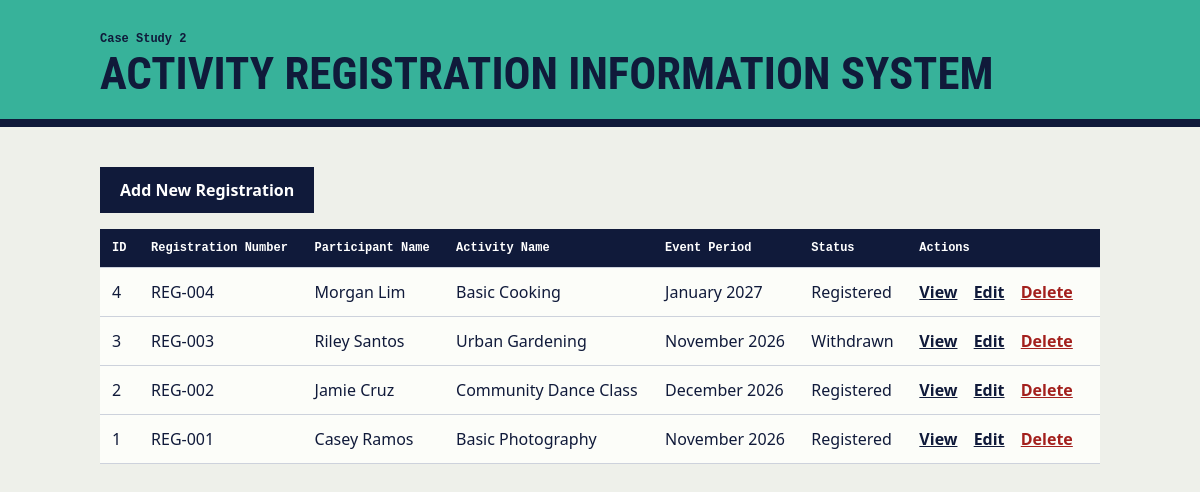
/activity-registration-system/index.php, run on the app's committed database.
### tables this page shows
CREATE TABLE registrations (
    id INT AUTO_INCREMENT PRIMARY KEY,
    registration_number VARCHAR(30) NOT NULL,
    participant_name VARCHAR(100) NOT NULL,
    activity_name VARCHAR(100) NOT NULL,
    event_period VARCHAR(50) NOT NULL,
    status VARCHAR(20) NOT NULL
);

### activity-registration-system/index.php (the view, shortened to what this page needs)
<?php
require_once 'config.php';
function e($value): string
{
    return htmlspecialchars((string) $value, ENT_QUOTES, 'UTF-8');
}
$statement = $pdo->query('SELECT id, registration_number, participant_name, activity_name, event_period, status FROM registrations ORDER BY id DESC');
$records = $statement->fetchAll();
?>
<!DOCTYPE html>
<html lang="en">
<head>
    <link rel="stylesheet" href="../assets/crud.css">
</head>
<body class="case-2">
<header>
    <p class="case-no">Case Study 2</p>
    <h1>Activity Registration Information System</h1>
</header>
<main>
    <p><a class="button" href="create.php">Add New Registration</a></p>
    <?php if (count($records) === 0): ?>
        <p class="empty">No records found.</p>
    <?php else: ?>
        <div class="table-wrap">
        <table border="1" cellpadding="6">
            <tr>
                <th>ID</th>
                <th>Registration Number</th>
                <th>Participant Name</th>
                <th>Activity Name</th>
                <th>Event Period</th>
                <th>Status</th>
                <th>Actions</th>
            </tr>
            <?php foreach ($records as $record): ?>
            <tr>
                <td data-label="ID"><?= e($record['id']) ?></td>
                <td data-label="Registration Number"><?= e($record['registration_number']) ?></td>
                <td data-label="Participant Name"><?= e($record['participant_name']) ?></td>
                <td data-label="Activity Name"><?= e($record['activity_name']) ?></td>
                <td data-label="Event Period"><?= e($record['event_period']) ?></td>
                <td data-label="Status"><?= e($record['status']) ?></td>
                <td class="actions">
                    <a href="view.php?id=<?= e($record['id']) ?>">View</a>
                    <a href="edit.php?id=<?= e($record['id']) ?>">Edit</a>
                    <a class="danger" href="delete.php?id=<?= e($record['id']) ?>">Delete</a>
                </td>
            </tr>
            <?php endforeach; ?>
        </table>
        </div>
    <?php endif; ?>
</main>
</body>
</html>

### assets/crud.css (style rules this page uses)
:root { --ink: #101a3a; --folder: #f4b223; }
.case-2 { --folder: #37b29a; }
* { box-sizing: border-box; }
body { margin: 0; font-family: "IBM Plex Sans", "Segoe UI", Arial, sans-serif; background: #eef0ea; color: var(--ink); line-height: 1.5; }
header { background: var(--folder); border-bottom: 8px solid var(--ink); padding: 18px max(16px, calc((100% - 1000px) / 2)) 22px; }
h1 { font-family: "Arial Narrow", "Roboto Condensed", Impact, sans-serif; font-size: clamp(1.8rem, 5vw, 2.8rem); text-transform: uppercase; line-height: 1.05; margin: 4px 0 0; }
.case-no { font: 600 .75rem Consolas, monospace; margin: 14px 0 0; }
main { max-width: 1032px; margin: 0 auto; padding: 24px 16px 60px; }
a { color: var(--ink); font-weight: 600; }
.button, button { display: inline-block; background: var(--ink); color: #fff; border: 0; padding: 11px 20px; font: 700 .95rem inherit; font-family: inherit; text-decoration: none; cursor: pointer; margin-right: 14px; }
.table-wrap { overflow-x: auto; }
table { width: 100%; border-collapse: collapse; background: #fcfdf9; border: 0; }
th, td { border: 0; border-bottom: 1px solid #cdd2dc; padding: 12px; text-align: left; overflow-wrap: anywhere; }
th { background: var(--ink); color: #fff; font: 600 .75rem Consolas, monospace; overflow-wrap: normal; }
.actions { white-space: nowrap; }
.actions a { margin-right: 12px; }
a.danger { color: #a3201d; }

### data on the page
registrations: id "4", registration_number "REG-004", participant_name "Morgan Lim", activity_name "Basic Cooking", event_period "January 2027", status "Registered"
registrations: id "3", registration_number "REG-003", participant_name "Riley Santos", activity_name "Urban Gardening", event_period "November 2026", status "Withdrawn"
registrations: id "2", registration_number "REG-002", participant_name "Jamie Cruz", activity_name "Community Dance Class", event_period "December 2026", status "Registered"
registrations: id "1", registration_number "REG-001", participant_name "Casey Ramos", activity_name "Basic Photography", event_period "November 2026", status "Registered"
